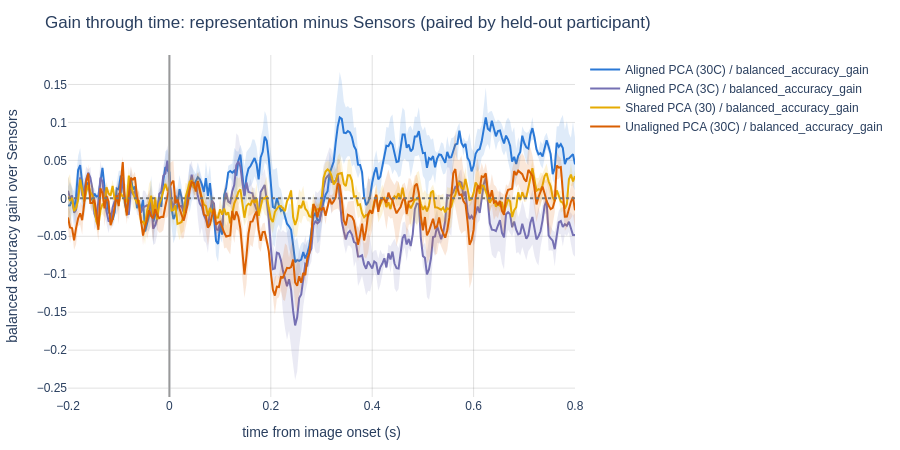

Here is the notebook cell this chart was saved with:
### Markdown cell above
### Gain through time

The curves above are easy to over-read: several of them overlap and the eye is drawn to whichever happens to be on top at the maximum. The plot below re-expresses the same folds as a **paired difference against Sensors** at every latency — the mean and SEM across held-out participants of `(representation − Sensors)` balanced accuracy.

Pairing matters. Participants differ enormously in how decodable they are, and that between-participant variance dominates the ribbons in the previous figure while cancelling exactly in the difference. A curve sitting above zero is a sustained enhancement over raw sensors at that latency; below zero is a cost. This is the figure that answers "does the trajectory representation *add* anything, and when".

### Code cell
metric_rows = fold_scores[
    (fold_scores["Metric"] == "balanced_accuracy") & fold_scores["Time"].notna()
]
wide_scores = metric_rows.pivot_table(
    index=["Fold", "Time"], columns="Representation", values="Value"
)

gain_frames = []
for representation in OTHER_REPRESENTATIONS:
    gain = (wide_scores[representation] - wide_scores["Sensors"]).rename("Value").reset_index()
    summary = gain.groupby("Time")["Value"].agg(["mean", "std", "count"]).reset_index()
    summary["Model"] = representation
    summary["Metric"] = "balanced_accuracy_gain"
    summary["Mean"] = summary["mean"]
    summary["Std"] = summary["std"].fillna(0.0) / np.sqrt(summary["count"].clip(lower=1))
    gain_frames.append(summary[["Model", "Metric", "Time", "Mean", "Std"]])
gain_through_time = pd.concat(gain_frames, ignore_index=True)

gain_figure = plot_temporal_score_curve(
    gain_through_time,
    metric="balanced_accuracy_gain",
    title="Gain through time: representation minus Sensors (paired by held-out participant)",
    colors=REPRESENTATION_COLORS,
)
gain_figure.add_hline(y=0.0, line_dash="dot", line_color="#777777")
gain_figure.add_vline(x=0, line_color="#999999")
gain_figure.update_yaxes(title_text="balanced accuracy gain over Sensors")
gain_figure.update_xaxes(title_text="time from image onset (s)")
gain_figure.show()

### Figure 1 — Plotly figure (JSON) as saved in the notebook; plotly's stock layout.template omitted (floating-point values rounded to 4 significant figures; data arrays with more than 128 entries replaced by an {"elided": "..."} marker saying what was removed)
{"data": [{"line": {"color": "#2a78d6", "width": 2}, "mode": "lines", "name": "Aligned PCA (30C) / balanced_accuracy_gain", "type": "scatter", "x": {"elided": "251 float values"}, "y": {"elided": "251 float values"}}, {"fill": "toself", "fillcolor": "rgba(42,120,214,0.15)", "hoverinfo": "skip", "line": {"color": "rgba(255,255,255,0)"}, "showlegend": false, "type": "scatter", "x": {"elided": "502 float values"}, "y": {"elided": "502 float values"}}, {"line": {"color": "#7570b3", "width": 2}, "mode": "lines", "name": "Aligned PCA (3C) / balanced_accuracy_gain", "type": "scatter", "x": {"elided": "251 float values"}, "y": {"elided": "251 float values"}}, {"fill": "toself", "fillcolor": "rgba(117,112,179,0.15)", "hoverinfo": "skip", "line": {"color": "rgba(255,255,255,0)"}, "showlegend": false, "type": "scatter", "x": {"elided": "502 float values"}, "y": {"elided": "502 float values"}}, {"line": {"color": "#e6ab02", "width": 2}, "mode": "lines", "name": "Shared PCA (30) / balanced_accuracy_gain", "type": "scatter", "x": {"elided": "251 float values"}, "y": {"elided": "251 float values"}}, {"fill": "toself", "fillcolor": "rgba(230,171,2,0.15)", "hoverinfo": "skip", "line": {"color": "rgba(255,255,255,0)"}, "showlegend": false, "type": "scatter", "x": {"elided": "502 float values"}, "y": {"elided": "502 float values"}}, {"line": {"color": "#d95f02", "width": 2}, "mode": "lines", "name": "Unaligned PCA (30C) / balanced_accuracy_gain", "type": "scatter", "x": {"elided": "251 float values"}, "y": {"elided": "251 float values"}}, {"fill": "toself", "fillcolor": "rgba(217,95,2,0.15)", "hoverinfo": "skip", "line": {"color": "rgba(255,255,255,0)"}, "showlegend": false, "type": "scatter", "x": {"elided": "502 float values"}, "y": {"elided": "502 float values"}}], "layout": {"height": 450, "margin": {"b": 50, "l": 50, "r": 40, "t": 55}, "shapes": [{"line": {"color": "#777777", "dash": "dot"}, "type": "line", "x0": 0, "x1": 1, "xref": "x domain", "y0": 0, "y1": 0, "yref": "y"}, {"line": {"color": "#999999"}, "type": "line", "x0": 0, "x1": 0, "xref": "x", "y0": 0, "y1": 1, "yref": "y domain"}], "title": {"text": "Gain through time: representation minus Sensors (paired by held-out participant)"}, "xaxis": {"title": {"text": "time from image onset (s)"}}, "yaxis": {"title": {"text": "balanced accuracy gain over Sensors"}}}}
